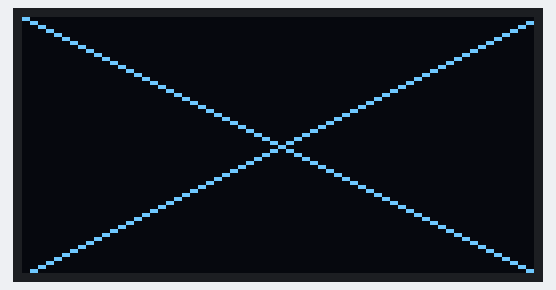
A program run on a simulated ESP32 board running MicroPython. Parts: 128×64 one-colour display. Library files of the repository ran but are not shown: ssd1306.py, gfx.py.

Above: at 0.3 s.
At 0.9 s:
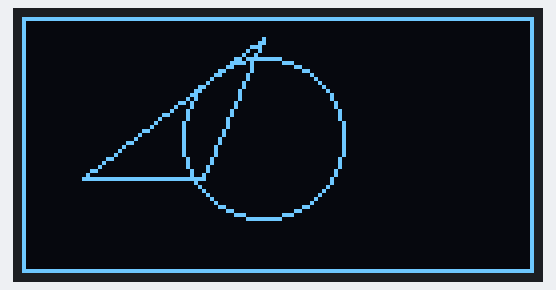
At 1.6 s:
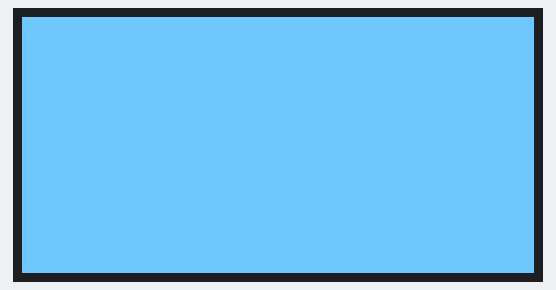
At 2.2 s:
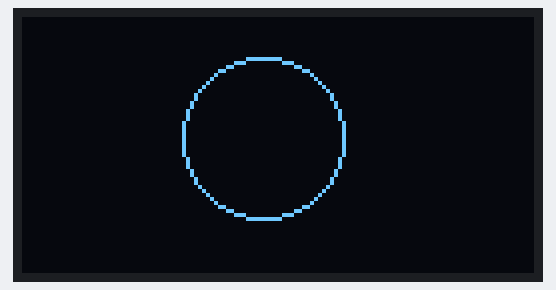
At 3.4 s:
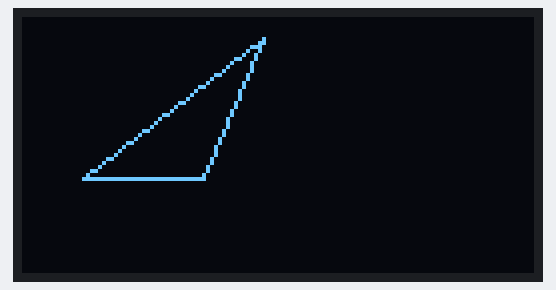
At 4.0 s:
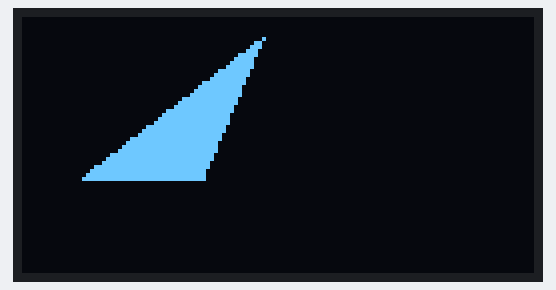

The program:

gfxtest.py
```python
from machine import I2C, Pin
import ssd1306
import gfx
import time
import gc

i2c = I2C(scl=Pin(22), sda=Pin(21), freq=100000)
display = ssd1306.SSD1306_I2C(128, 64, i2c)
graphics = gfx.GFX(128, 64, display.pixel)
display.fill(0)

while True:
    # Clear screen and draw a red line.
    display.fill(0)
    graphics.line(0, 0, 128, 64, 1)
    graphics.line(0, 64, 128, 0, 1)
    display.show()
    time.sleep(.5)
    # Clear screen and draw a green rectangle.
    display.fill(0)
    graphics.rect(0, 0, 128, 64, 1)
    graphics.circle(60, 30, 20, 1)
    graphics.triangle(60, 5,  45, 40,  15, 40, 1)
    display.show()
    time.sleep(.5)
    # Clear screen and draw a filled green rectangle.
    display.fill(0)
    graphics.fill_rect(0, 0, 128, 64, 1)
    display.show()
    time.sleep(.5)
    # Clear screen and draw a blue circle.
    display.fill(0)
    graphics.circle(60, 30, 20, 1)
    display.show()
    time.sleep(.5)
    # Clear screen and draw a filled blue circle.
    display.fill(0)
    graphics.fill_circle(60, 20, 20, 1)
    display.show()
    time.sleep(.5)
    # Clear screen and draw a pink triangle.
    display.fill(0)
    graphics.triangle(60, 5,  45, 40,  15, 40, 1)
    display.show()
    time.sleep(.5)
    # Clear screen and draw a filled pink triangle.
    display.fill(0)
    graphics.fill_triangle(60, 5,  45, 40,  15, 40, 1)
    display.show()
    time.sleep(.5)
```

Measured:
- by itself, everything shown: repeats every 4.4 s, in 7 steps
- what the display in image 0 shows lasts 0.6 s, from 0.2 s to 0.8 s
- what the display in image 1 shows lasts 0.8 s, from 0.8 s to 1.6 s
